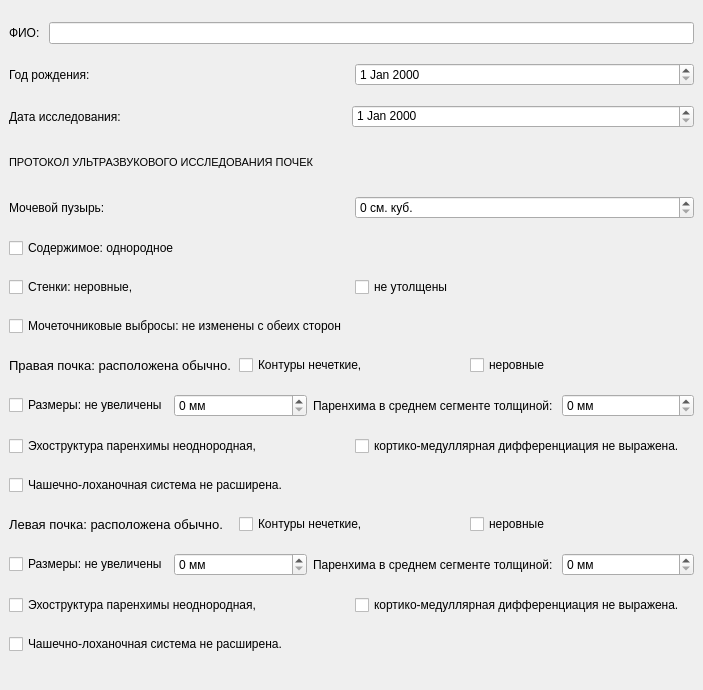
<?xml version="1.0" encoding="UTF-8"?>
<ui version="4.0">
 <class>MainWindow</class>
 <widget class="QMainWindow" name="MainWindow">
  <property name="enabled">
   <bool>true</bool>
  </property>
  <property name="geometry">
   <rect>
    <x>0</x>
    <y>0</y>
    <width>703</width>
    <height>690</height>
   </rect>
  </property>
  <property name="minimumSize">
   <size>
    <width>600</width>
    <height>300</height>
   </size>
  </property>
  <property name="maximumSize">
   <size>
    <width>1448</width>
    <height>700</height>
   </size>
  </property>
  <property name="windowTitle">
   <string>MainWindow</string>
  </property>
  <widget class="QWidget" name="centralwidget">
   <property name="enabled">
    <bool>true</bool>
   </property>
   <property name="contextMenuPolicy">
    <enum>Qt::NoContextMenu</enum>
   </property>
   <property name="acceptDrops">
    <bool>false</bool>
   </property>
   <property name="autoFillBackground">
    <bool>false</bool>
   </property>
   <layout class="QGridLayout" name="gridLayout">
    <item row="0" column="0">
     <layout class="QHBoxLayout" name="kidneysNameLayout">
      <item>
       <widget class="QLabel" name="kidneysNameLabel">
        <property name="text">
         <string>ФИО: </string>
        </property>
        <property name="buddy">
         <cstring>kidneysNameLine</cstring>
        </property>
       </widget>
      </item>
      <item>
       <widget class="QLineEdit" name="kidneysNameLine">
        <property name="mouseTracking">
         <bool>true</bool>
        </property>
        <property name="text">
         <string/>
        </property>
       </widget>
      </item>
     </layout>
    </item>
    <item row="1" column="0">
     <layout class="QHBoxLayout" name="kidneysAgeLayout">
      <item>
       <widget class="QLabel" name="kidneysAgeLabel">
        <property name="text">
         <string>Год рождения: </string>
        </property>
        <property name="buddy">
         <cstring>kidneysAgeLine</cstring>
        </property>
       </widget>
      </item>
      <item>
       <widget class="QDateEdit" name="kidneysAgeLine"/>
      </item>
     </layout>
    </item>
    <item row="2" column="0">
     <layout class="QHBoxLayout" name="kidneysDateLayout">
      <property name="spacing">
       <number>0</number>
      </property>
      <item>
       <widget class="QLabel" name="kidneysDateLabel">
        <property name="text">
         <string>Дата исследования: </string>
        </property>
        <property name="buddy">
         <cstring>kidneysDateEdit</cstring>
        </property>
       </widget>
      </item>
      <item>
       <widget class="QDateEdit" name="kidneysDateEdit">
        <property name="wrapping">
         <bool>false</bool>
        </property>
        <property name="frame">
         <bool>true</bool>
        </property>
        <property name="alignment">
         <set>Qt::AlignLeading|Qt::AlignLeft|Qt::AlignTop</set>
        </property>
        <property name="readOnly">
         <bool>false</bool>
        </property>
        <property name="specialValueText">
         <string/>
        </property>
        <property name="accelerated">
         <bool>false</bool>
        </property>
        <property name="keyboardTracking">
         <bool>true</bool>
        </property>
        <property name="showGroupSeparator" stdset="0">
         <bool>false</bool>
        </property>
        <property name="calendarPopup">
         <bool>false</bool>
        </property>
       </widget>
      </item>
     </layout>
    </item>
    <item row="3" column="0">
     <widget class="QLabel" name="kidneysMainLabel">
      <property name="minimumSize">
       <size>
        <width>1000</width>
        <height>20</height>
       </size>
      </property>
      <property name="maximumSize">
       <size>
        <width>1000</width>
        <height>30</height>
       </size>
      </property>
      <property name="font">
       <font>
        <family>Arial</family>
        <pointsize>8</pointsize>
        <weight>50</weight>
        <bold>false</bold>
       </font>
      </property>
      <property name="text">
       <string>ПРОТОКОЛ УЛЬТРАЗВУКОВОГО ИССЛЕДОВАНИЯ ПОЧЕК</string>
      </property>
      <property name="scaledContents">
       <bool>false</bool>
      </property>
      <property name="wordWrap">
       <bool>false</bool>
      </property>
      <property name="margin">
       <number>10</number>
      </property>
     </widget>
    </item>
    <item row="4" column="0">
     <layout class="QHBoxLayout" name="kidneysBladderLayout">
      <item>
       <widget class="QLabel" name="kidneysBladderLabel">
        <property name="text">
         <string>Мочевой пузырь: </string>
        </property>
        <property name="buddy">
         <cstring>kidneysBladderSpin</cstring>
        </property>
       </widget>
      </item>
      <item>
       <widget class="QSpinBox" name="kidneysBladderSpin">
        <property name="suffix">
         <string> см. куб.</string>
        </property>
        <property name="maximum">
         <number>1000</number>
        </property>
       </widget>
      </item>
     </layout>
    </item>
    <item row="5" column="0">
     <widget class="QCheckBox" name="kidneysBladderContainsCheck">
      <property name="text">
       <string>Содержимое: однородное</string>
      </property>
     </widget>
    </item>
    <item row="6" column="0">
     <layout class="QHBoxLayout" name="kidneysBladderWallsLayout">
      <item>
       <widget class="QCheckBox" name="kidneysBladerWallsContourCheck">
        <property name="text">
         <string>Стенки: неровные, </string>
        </property>
        <property name="checked">
         <bool>false</bool>
        </property>
        <property name="tristate">
         <bool>false</bool>
        </property>
       </widget>
      </item>
      <item>
       <widget class="QCheckBox" name="kidneysBladderWallsWideCheck">
        <property name="text">
         <string>не утолщены</string>
        </property>
       </widget>
      </item>
     </layout>
    </item>
    <item row="7" column="0">
     <widget class="QCheckBox" name="kidneysBladderDropsCheck">
      <property name="text">
       <string>Мочеточниковые выбросы: не изменены с обеих сторон</string>
      </property>
     </widget>
    </item>
    <item row="8" column="0">
     <layout class="QHBoxLayout" name="kidneysRightPlaceLayout">
      <item>
       <widget class="QLabel" name="kidneysRightPlaceLabel">
        <property name="font">
         <font>
          <pointsize>10</pointsize>
         </font>
        </property>
        <property name="text">
         <string>Правая почка: расположена обычно.</string>
        </property>
        <property name="buddy">
         <cstring>kidneysRightContourCheck1</cstring>
        </property>
       </widget>
      </item>
      <item>
       <widget class="QCheckBox" name="kidneysRightContourCheck1">
        <property name="text">
         <string>Контуры нечеткие,</string>
        </property>
       </widget>
      </item>
      <item>
       <widget class="QCheckBox" name="kidneysRightCountourCheck2">
        <property name="text">
         <string>неровные</string>
        </property>
       </widget>
      </item>
     </layout>
    </item>
    <item row="9" column="0">
     <layout class="QHBoxLayout" name="kidneysRightSizeLayout">
      <item>
       <widget class="QCheckBox" name="kidneysRightSizeCheck">
        <property name="text">
         <string>Размеры: не увеличены</string>
        </property>
       </widget>
      </item>
      <item>
       <widget class="QSpinBox" name="kidneysRightSizeSpin">
        <property name="suffix">
         <string> мм</string>
        </property>
        <property name="maximum">
         <number>1000</number>
        </property>
       </widget>
      </item>
      <item>
       <widget class="QLabel" name="kidneysRightParenchymaLabel">
        <property name="text">
         <string>Паренхима в среднем сегменте толщиной: </string>
        </property>
        <property name="buddy">
         <cstring>kidneysRightParenchymaSpin</cstring>
        </property>
       </widget>
      </item>
      <item>
       <widget class="QSpinBox" name="kidneysRightParenchymaSpin">
        <property name="suffix">
         <string> мм</string>
        </property>
        <property name="maximum">
         <number>1000</number>
        </property>
       </widget>
      </item>
     </layout>
    </item>
    <item row="10" column="0">
     <layout class="QHBoxLayout" name="kidneysRightEchoLayout">
      <item>
       <widget class="QCheckBox" name="kidneysRightEchoCheck">
        <property name="text">
         <string>Эхоструктура паренхимы неоднородная, </string>
        </property>
       </widget>
      </item>
      <item>
       <widget class="QCheckBox" name="kidneysRightDiffCheck">
        <property name="text">
         <string>кортико-медуллярная дифференциация не выражена.</string>
        </property>
       </widget>
      </item>
     </layout>
    </item>
    <item row="11" column="0">
     <widget class="QCheckBox" name="kidneysRightCalyxCheck">
      <property name="text">
       <string>Чашечно-лоханочная система не расширена.</string>
      </property>
     </widget>
    </item>
    <item row="12" column="0">
     <layout class="QHBoxLayout" name="kidneysLeftPlaceLayout">
      <item>
       <widget class="QLabel" name="kidneysLeftPlaceLabel">
        <property name="font">
         <font>
          <pointsize>10</pointsize>
         </font>
        </property>
        <property name="text">
         <string>Левая почка: расположена обычно.</string>
        </property>
        <property name="buddy">
         <cstring>kidneysLeftContourCheck1</cstring>
        </property>
       </widget>
      </item>
      <item>
       <widget class="QCheckBox" name="kidneysLeftContourCheck1">
        <property name="text">
         <string>Контуры нечеткие,</string>
        </property>
       </widget>
      </item>
      <item>
       <widget class="QCheckBox" name="kidneysLeftContourCheck2">
        <property name="text">
         <string>неровные</string>
        </property>
       </widget>
      </item>
     </layout>
    </item>
    <item row="13" column="0">
     <layout class="QHBoxLayout" name="kidneysLeftSizeLayout">
      <item>
       <widget class="QCheckBox" name="kidneysLeftSizeCheck">
        <property name="text">
         <string>Размеры: не увеличены</string>
        </property>
       </widget>
      </item>
      <item>
       <widget class="QSpinBox" name="kidneysLeftSizeSpin">
        <property name="suffix">
         <string> мм</string>
        </property>
        <property name="maximum">
         <number>1000</number>
        </property>
       </widget>
      </item>
      <item>
       <widget class="QLabel" name="kidneysLeftParenchymaLabel">
        <property name="text">
         <string>Паренхима в среднем сегменте толщиной: </string>
        </property>
        <property name="buddy">
         <cstring>kidneysLeftParenchymaSpin</cstring>
        </property>
       </widget>
      </item>
      <item>
       <widget class="QSpinBox" name="kidneysLeftParenchymaSpin">
        <property name="suffix">
         <string> мм</string>
        </property>
        <property name="maximum">
         <number>1000</number>
        </property>
       </widget>
      </item>
     </layout>
    </item>
    <item row="14" column="0">
     <layout class="QHBoxLayout" name="kidneysLeftEchoLayout">
      <item>
       <widget class="QCheckBox" name="kidneysLeftEchoCheck">
        <property name="text">
         <string>Эхоструктура паренхимы неоднородная, </string>
        </property>
       </widget>
      </item>
      <item>
       <widget class="QCheckBox" name="kidneysLeftDiffCheck">
        <property name="text">
         <string>кортико-медуллярная дифференциация не выражена.</string>
        </property>
       </widget>
      </item>
     </layout>
    </item>
    <item row="15" column="0">
     <widget class="QCheckBox" name="kidneysLeftCalyxCheck">
      <property name="text">
       <string>Чашечно-лоханочная система не расширена.</string>
      </property>
     </widget>
    </item>
   </layout>
  </widget>
 </widget>
 <resources/>
 <connections/>
 <slots>
  <signal>signal1()</signal>
 </slots>
</ui>
